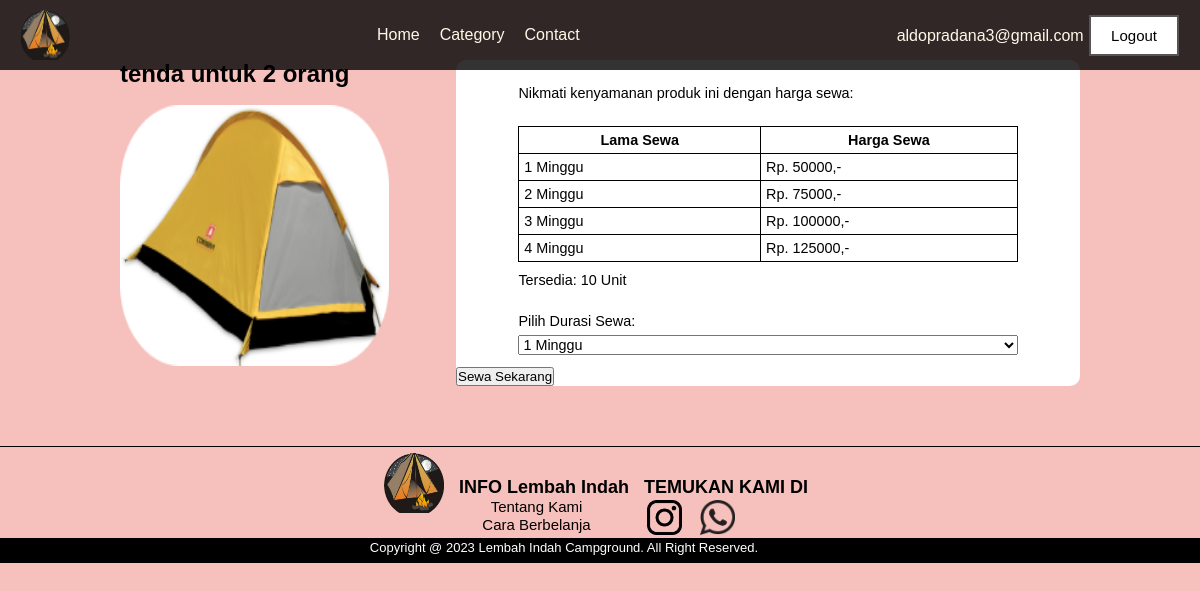
Screenshot of /detail_barang.php?id_produk=4 (signed in) with the database file from the repository.
### tables this page shows
CREATE TABLE `produk` (
  `id_produk` int(10) NOT NULL,
  `kategori` varchar(50) NOT NULL,
  `nama` varchar(50) NOT NULL,
  `harga` int(50) NOT NULL,
  `foto` varchar(100) NOT NULL,
  `stok` int(10) NOT NULL,
  `tanggal_upload` timestamp NOT NULL DEFAULT current_timestamp(),
  `deskripsi1` text NOT NULL
);

### detail_barang.php (the view, shortened to what this page needs)
<?php
    include ('koneksi.php');
    $result = '';
    if ($_SERVER['REQUEST_METHOD'] === 'GET') {
        if (isset($_GET['id_produk'])) {
            $id_produk_brg = $_GET['id_produk'];
            $query = "SELECT * FROM produk WHERE id_produk = '$id_produk_brg'";
            $result = mysqli_query($koneksi,$query);
        }
    }
?>
<!DOCTYPE html>
<html lang="en">
<head>
    <link rel="stylesheet" href="style/styledetail.css">
</head>
<body>
    <?php
        include ('header.php');
    ?>
    <div class="main">
        <?php while($data = mysqli_fetch_array($result)): ?>
        <div class="upper_wrapper">
            <div class="left_wrapper">
            <h1 id="product_name"><?php echo $data['nama']."<br>"; ?></h1>
                <img src="admin/produk/<?php echo $data['foto']; ?>" alt="Photo" id="product_photo">
            </div>
            <div class="right_wrapper">
                <div class="choice_wrapper">
                    <p id="text">Nikmati kenyamanan produk ini dengan harga sewa:</p>
                    <table class="price_list">
                        <thead>
                            <th>Lama Sewa</th>
                            <th>Harga Sewa</th>
                        </thead>
                        <?php
                            $duaminggu = 1.5;
                            $tigaminggu = 2;
                            $empatminggu = 2.5;
                        ?>
                        <tbody>
                            <tr>
                                <td>1 Minggu</td>
                                <td>Rp. <?php echo $data['harga']; ?>,-</td>
                            </tr>
                            <tr>
                                <td>2 Minggu</td>
                                <td>Rp. <?php echo $data['harga'] * $duaminggu; ?>,-</td>
                            </tr>
                            <tr>
                                <td>3 Minggu</td>
                                <td>Rp. <?php echo $data['harga'] * $tigaminggu; ?>,-</td>
                            </tr>
                            <tr>
                                <td>4 Minggu</td>
                                <td>Rp. <?php echo $data['harga'] * $empatminggu; ?>,-</td>
                            </tr>
                        </tbody>
                    </table>
                    <p style="margin-top:10px;">Tersedia: <?php echo $data['stok']; ?> Unit</p>
                    <p id="text">Pilih Durasi Sewa:</p>
                    <div class="dropdown_choice">
                        <form action="form_penyewaan.php" method="post">
                        <select id="durasi" name="tipe">
                            <option value = "1 Minggu <?php echo $data['harga']; ?>">1 Minggu</option>
                        </select>
                    </div>
                            <input id="rent_button" type="submit" name="sewa" value="Sewa Sekarang" class="sewa">
                </div>
            </div>
        </div>
    </div>
    <?php endwhile; ?>
    <section id="footer">
        <?php include('footer.php');?>
    </section>
</body>
</html>

### style/styledetail.css (style rules this page uses)
* { margin: 0px; padding: 0px; }
body { background-color: #f6c1bc; font-family: Sans-serif; color: rgba(0, 0, 0, 1); background-image: url(../resource/bukit.png); background-repeat: no-repeat; background-size: cover; }
.main { margin: 5% 10%; }
.upper_wrapper { display: grid; width: 100%; grid-template-columns: 35% 65%; grid-template-rows: 100%; }
.left_wrapper { grid-column-start: 1; grid-column-end: 2; grid-row-start: 1; grid-row-end: 1; }
#product_name { font-size: 2vw; width: 95%; }
#product_photo { display: block; width: 80%; height: 80%; border-radius: 5px; margin-top: 5%; }
.right_wrapper { grid-column-start: 2; grid-column-end: 3; grid-row-start: 1; grid-row-end: 1; background-color:rgb(255, 255, 255); border-radius: 10px; }
.choice_Wrapper, p, table { font-size: 1.2vw; margin-left: 10%; margin-right: 10%; margin-top: 4%; width: 80%; }
table, th, tr, td { border: 1px solid; border-collapse: collapse; padding: 1%; }
select { font-size: 1.2vw; margin-left: 10%; margin-top: 1%; margin-bottom: 2%; width: 80%; }

### style/styleheader.css (style rules this page uses)
* { box-sizing: border-box; margin: 0; padding: 0; }
body { font-family: Sans-serif; }

### rows the page displays
produk: nama "tenda untuk 2 orang", foto (picture), harga "50000", $data['harga']*$duaminggu "75000", $data['harga']*$tigaminggu "100000", $data['harga']*$empatminggu "125000", stok "10"

### other values shown
$_SESSION['email'] "aldopradana3@gmail.com"
